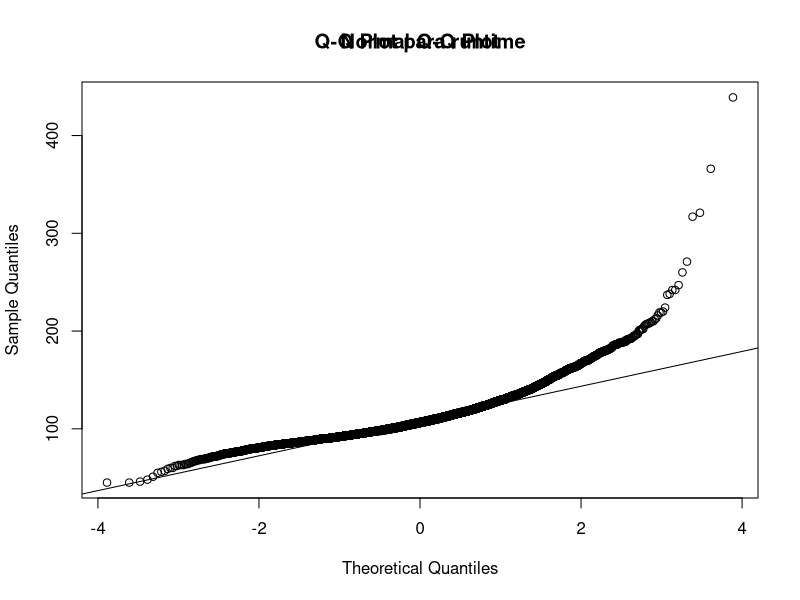
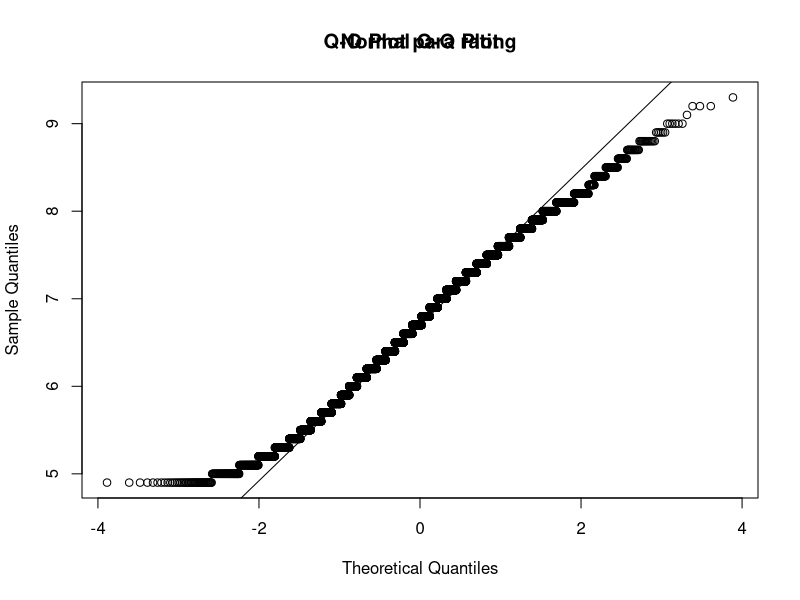
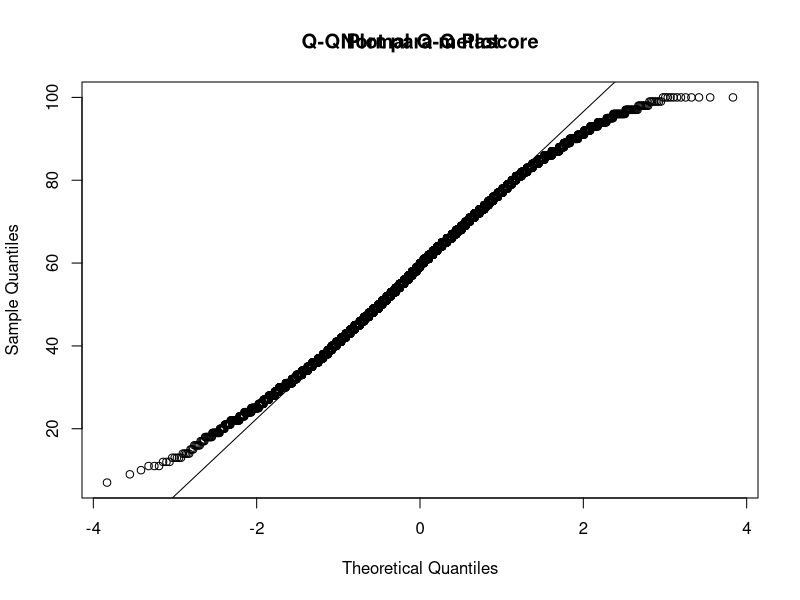
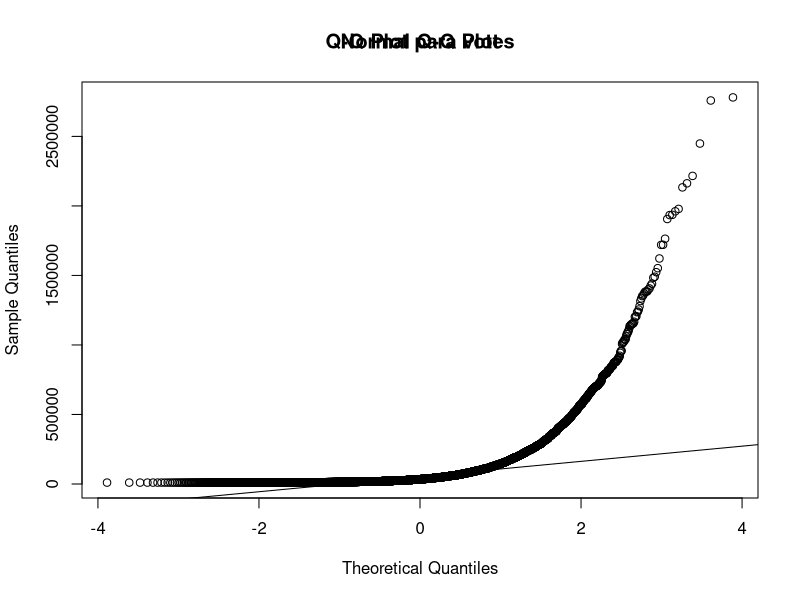
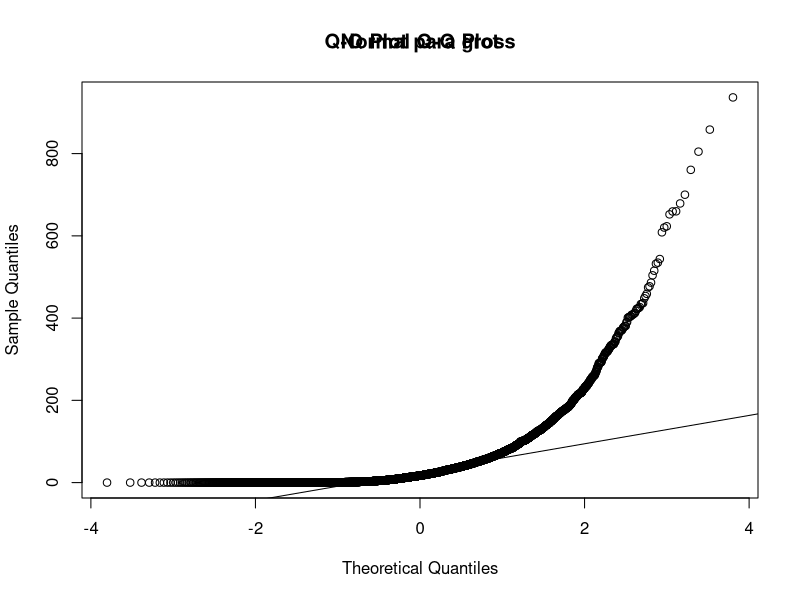
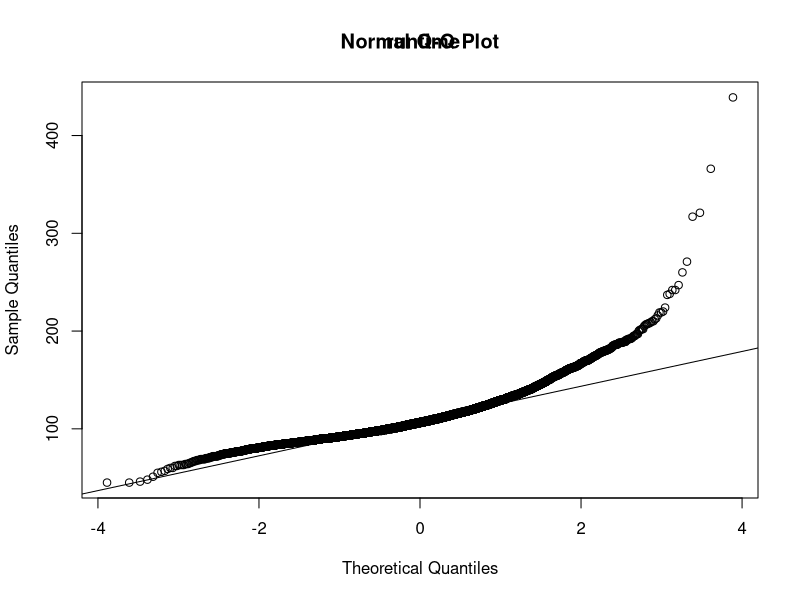

These charts were generated, in order, by the following R code: (Note: this script raises an error after producing the figures.)
movies<-read.csv("movies.csv")
View(movies)

#1

nrow(movies)
ncol(movies)

runtimeMovies <- c(movies$runtime)
mostLongMovies <- sort(runtimeMovies, decreasing=TRUE)
head(mostLongMovies,10)

mean(movies$voteAvg)

#2

View(movies$id)
View(movies$budget)
View(movies$genres)
View(movies$homePage)
View(movies$productionCompany)
View(movies$productionCompanyCountry)
View(movies$productionCountry)
View(movies$revenue)
View(movies$runtime)
View(movies$video)
View(movies$director)
View(movies$actors)
View(movies$actorsPopularity)
View(movies$actorsCharacter)
View(movies$originalTitle)
View(movies$title)
View(movies$originalLanguage)
View(movies$popularity)
View(movies$releaseDate)
View(movies$voteAvg)
View(movies$voteCount)
View(movies$genresAmount)
View(movies$productionCoAmount)
View(movies$productionCountriesAmount)
View(movies$actorsAmount)
View(movies$castWomenAmount)
View(movies$castMenAmount)

#3

# Verifica la normalidad de las variables cuantitativas
quantitative_vars <- c("runtime", "rating", "metascore", "votes", "gross")

for (var in quantitative_vars) {
  qqnorm(movies[[var]])
  qqline(movies[[var]])
  title(paste("Q-Q Plot para", var))
}
#
qqnorm(movies[["runtime"]])
qqline(movies[["runtime"]])
title(paste("", "runtime"))

# Tamaño deseado para la muestra (ajusta según tus necesidades)
tamano_muestra <- 500

# Realiza el test de Shapiro-Wilk en una muestra aleatoria
shapiro_test <- shapiro.test(sample(movies$runtime, tamano_muestra))
print(shapiro.test)

variable <- movies$runtime


# Grafico de densidad Runtime
ggplot(data = NULL, aes(x = movies$runtime)) +
  geom_histogram(binwidth = 1, fill = "blue", color = "black", alpha = 0.7) +
  labs(title = "Histograma de la Variable", x = "Runtime", y = "Frecuencia")

qqnorm(movies$runtime)
qqline(movies$runtime)
title("Gráfico Q-Q de la Variable")


# Histograma Popularity
ggplot(data = NULL, aes(x = movies$popularity)) +
  geom_histogram(binwidth = 1, fill = "blue", color = "black", alpha = 0.7) +
  labs(title = "Histograma de la Variable", x = "Popularity", y = "Frecuencia")

qqnorm(movies$popularity)
qqline(movies$popularity)
title("Gráfico Q-Q de la Variable")

# Grafico de densidad VoteAVG
ggplot(data = NULL, aes(x = movies$voteAvg)) +
  geom_density(fill = "blue", alpha = 0.5) +
  labs(title = "Distribución de la Variable", x = "VoteAvg", y = "Densidad")

qqnorm(movies$voteAvg)
qqline(movies$voteAvg)
title("Gráfico Q-Q de la Variable")

#Histograma VoteCount
ggplot(data = NULL, aes(x = movies$voteCount)) +
  geom_histogram(binwidth = 1, fill = "blue", color = "black", alpha = 0.7) +
  labs(title = "Histograma de la Variable", x = "Popularity", y = "Frecuencia")

qqnorm(movies$voteCount)
qqline(movies$voteCount)
title("Gráfico Q-Q de la Variable")

#Grafico de densidad genresAmount
ggplot(data = NULL, aes(x = movies$genresAmount)) +
  geom_density(fill = "blue", alpha = 0.5) +
  labs(title = "Distribución de la Variable", x = "runtime", y = "Densidad")

qqnorm(movies$genresAmount)
qqline(movies$genresAmount)
title("Gráfico Q-Q de la Variable")

#Histograma productioncoamount
ggplot(data = NULL, aes(x = movies$productionCoAmount)) +
  geom_histogram(binwidth = 1, fill = "blue", color = "black", alpha = 0.7) +
  labs(title = "Histograma de la Variable", x = "Popularity", y = "Frecuencia")

#Grafico de densidad productioncountr
ggplot(data = NULL, aes(x = movies$productionCountriesAmount)) +
  geom_density(fill = "blue", alpha = 0.5) +
  labs(title = "Distribución de la Variable", x = "runtime", y = "Densidad")

variable_cualitativa1 <- movies$genres
variable_cualitativa2 <- movies$productionCompany

# Crear la tabla de frecuencias con dplyr
tabla_frecuencias <- data.frame(
  Categoría1 = variable_cualitativa1,
  Categoría2 = variable_cualitativa2
) %>%
  group_by(Categoría1, Categoría2) %>%
  summarise(Frecuencia = n())

# Crear la tabla de frecuencias con dplyr
tabla_frecuencias <- table(movies$actors)

# Mostrar la tabla de frecuencias
print(tabla_frecuencias)

library(tidyverse)
install.packages(c("tidyverse", "stringr"))
library(dplyr)


lista_actores <- strsplit(movies$actors, "|", fixed = TRUE)

# Convertir la lista en un vector único
vector_actores <- unlist(lista_actores)

tabla_frecuencias <- table(vector_actores)
tabla_frecuencias <- sort(tabla_frecuencias, decreasing=TRUE)

top_50_actores <- head(tabla_frecuencias, 50)

print(top_50_actores)


#4


#4.1 Peliculas con mayor presupuestoS

datos_ordenados <- movies[order(-movies$budget), ]

top_10_presupuesto <- head(datos_ordenados[, c("budget", "title")], 10)

# Imprimir el resultado
print(top_10_presupuesto)

#4.2 Peliculas con mayores ingresos

datos_ordenados_ingresos <- movies[order(-movies$revenue), ]

top_10_ingresos <- head(datos_ordenados_ingresos[, c("revenue", "title")], 10)

print(top_10_ingresos)


#4.3 Pelicula con mas votos

pelicula_mas_votada <- movies[which.max(movies$voteCount), ]

print(pelicula_mas_votada[c("title", "voteCount")])


#4.4 Pelicula con peores votaciones

peor_pelicula <- movies[which.min(movies$voteAvg), ]

print(peor_pelicula[c("title","voteAvg")])

#4.5 Cuantas peliculas se hicieron cada año y en qué año se hicieron mas.

library(ggplot2)
install.packages("ggplot2")

movies$releaseYear <- as.integer(format(as.Date(movies$releaseDate), "%Y"))

conteo_por_anio <- movies %>%group_by(releaseYear) %>%summarise(numero_de_peliculas = n())

anio_mas_peliculas <- conteo_por_anio[which.max(conteo_por_anio$numero_de_peliculas), "releaseYear"]

tabla_conteo <- as.data.frame(conteo_por_anio)

print(tabla_conteo)
print(paste("Año con más películas:", anio_mas_peliculas))

ggplot(conteo_por_anio, aes(x = as.factor(releaseYear), y = numero_de_peliculas)) +
  geom_bar(stat = "identity", fill = "skyblue") +
  labs(title = "Número de películas por año", x = "Año", y = "Número de películas") +
  theme_minimal()

#4.6 Género principal de las 20 películas más recientes. Género que predomina en el conjunto de datos.


#Genero mas popular entre las 20 peliculas mas recientes.

peliculas_ordenadas_por_fecha <- movies[order(movies$releaseDate, decreasing = TRUE), ]
top_20_pelisrecientes <- head(peliculas_ordenadas_por_fecha, 20)

genero_principal_top20 <- names(sort(table(unlist(strsplit(tolower(top_20_pelisrecientes$genres), ","))), decreasing = TRUE))[1]

print(genero_principal_top20)

#Genero mas popular en general

genero_principal <- names(sort(table(unlist(strsplit(tolower(movies$genres), ","))), decreasing = TRUE))[1]

print(genero_principal)

#Grafico de generos en el conjunto de datos.

library(ggplot2)

genre_counts <- as.data.frame(table(unlist(strsplit(tolower(movies$genres), ","))))
colnames(genre_counts) <- c("Genre", "Count")

genre_counts <- genre_counts[order(genre_counts$Count, decreasing = TRUE), ]

ggplot(genre_counts[1:10, ], aes(x = reorder(Genre, Count), y = Count)) +
  geom_bar(stat = "identity", fill = "skyblue") +
  theme(axis.text.x = element_text(angle = 90, vjust = 0.5, hjust=1)) +
  labs(title = "Género que predomina en el conjunto de datos completo",
       x = "Género",
       y = "Cantidad") +
  coord_flip()

#4.7 Películas del género drama que obtuvieron mayor ganancia

peliculas_del_genero_principal <- movies[grep(genero_principal, tolower(movies$genres)), ]
pelis_con_mayor_ganancia_por_genero <- peliculas_del_genero_principal[order(peliculas_del_genero_principal$revenue, decreasing = TRUE), ]
View(pelis_con_mayor_ganancia_por_genero[c("title", "genres", "revenue")])

#4.8 La cantidad de actores influye en los ingresos? Se han hecho películas con más actores en los últimos años?

ingresos_sobre_actores <- cor(movies$actorsAmount, movies$revenue)
print(paste("La correlación entre la cantidad de actores y los ingresos por película es de: ", ingresos_sobre_actores))

library(ggplot2)

ggplot(movies, aes(x = actorsAmount, y = revenue)) +
  geom_point(color = "blue") +
  geom_smooth(method = "lm", color = "red", se = FALSE) +
  labs(title = "Relación entre la cantidad de actores y los ingresos",
       x = "Cantidad de actores",
       y = "Ingresos (Revenue)")

#Las 100 películas y su cantidad de actores.

top_20_pelisantiguas <- tail(peliculas_ordenadas_por_fecha, 20)
print(top_20_pelisrecientes[c("title","actorsAmount","releaseDate")])
print(top_20_pelisantiguas[c("title","actorsAmount","releaseDate")])

#4.9


#4.10


#4.11


#4.12


#4.13


#4.14


#4.15





#5





